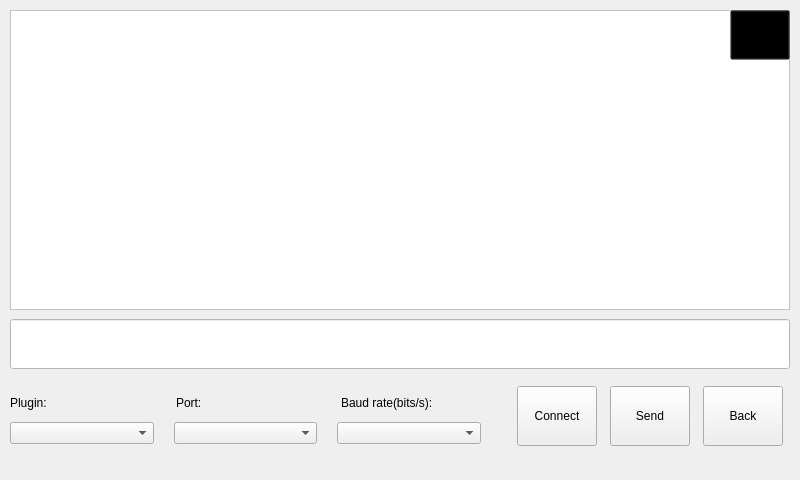
<?xml version="1.0" encoding="UTF-8"?>
<ui version="4.0">
 <class>can</class>
 <widget class="QMainWindow" name="can">
  <property name="geometry">
   <rect>
    <x>0</x>
    <y>0</y>
    <width>800</width>
    <height>480</height>
   </rect>
  </property>
  <property name="windowTitle">
   <string>MainWindow</string>
  </property>
  <widget class="QWidget" name="centralwidget">
   <widget class="QTextBrowser" name="rx_browser">
    <property name="geometry">
     <rect>
      <x>10</x>
      <y>10</y>
      <width>780</width>
      <height>300</height>
     </rect>
    </property>
    <property name="styleSheet">
     <string notr="true">background-color:#FFFFFF;</string>
    </property>
   </widget>
   <widget class="QPushButton" name="clear">
    <property name="geometry">
     <rect>
      <x>730</x>
      <y>10</y>
      <width>60</width>
      <height>50</height>
     </rect>
    </property>
    <property name="focusPolicy">
     <enum>Qt::NoFocus</enum>
    </property>
    <property name="styleSheet">
     <string notr="true">QPushButton {
background-repeat: no-repeat;
 background-position: center;
background-color: transparent;
}</string>
    </property>
    <property name="text">
     <string/>
    </property>
   </widget>
   <widget class="QLineEdit" name="tx_edit">
    <property name="geometry">
     <rect>
      <x>10</x>
      <y>319</y>
      <width>780</width>
      <height>50</height>
     </rect>
    </property>
    <property name="styleSheet">
     <string notr="true">background-color:#FFFFFF;</string>
    </property>
   </widget>
   <widget class="QLabel" name="label_message">
    <property name="geometry">
     <rect>
      <x>10</x>
      <y>456</y>
      <width>781</width>
      <height>21</height>
     </rect>
    </property>
    <property name="text">
     <string/>
    </property>
   </widget>
   <widget class="QWidget" name="">
    <property name="geometry">
     <rect>
      <x>10</x>
      <y>390</y>
      <width>491</width>
      <height>25</height>
     </rect>
    </property>
    <layout class="QHBoxLayout" name="horizontalLayout">
     <item>
      <widget class="QLabel" name="label_plugin">
       <property name="text">
        <string>Plugin: </string>
       </property>
      </widget>
     </item>
     <item>
      <widget class="QLabel" name="label_port">
       <property name="text">
        <string>Port:</string>
       </property>
      </widget>
     </item>
     <item>
      <widget class="QLabel" name="label_rate">
       <property name="text">
        <string>Baud rate(bits/s): </string>
       </property>
      </widget>
     </item>
    </layout>
   </widget>
   <widget class="QWidget" name="">
    <property name="geometry">
     <rect>
      <x>10</x>
      <y>420</y>
      <width>471</width>
      <height>27</height>
     </rect>
    </property>
    <layout class="QHBoxLayout" name="horizontalLayout_2">
     <property name="spacing">
      <number>20</number>
     </property>
     <item>
      <widget class="QComboBox" name="plugin"/>
     </item>
     <item>
      <widget class="QComboBox" name="port"/>
     </item>
     <item>
      <widget class="QComboBox" name="rate"/>
     </item>
    </layout>
   </widget>
   <widget class="QWidget" name="">
    <property name="geometry">
     <rect>
      <x>510</x>
      <y>381</y>
      <width>281</width>
      <height>71</height>
     </rect>
    </property>
    <layout class="QHBoxLayout" name="horizontalLayout_3">
     <item>
      <widget class="QPushButton" name="connect">
       <property name="sizePolicy">
        <sizepolicy hsizetype="Fixed" vsizetype="Fixed">
         <horstretch>0</horstretch>
         <verstretch>0</verstretch>
        </sizepolicy>
       </property>
       <property name="minimumSize">
        <size>
         <width>80</width>
         <height>60</height>
        </size>
       </property>
       <property name="focusPolicy">
        <enum>Qt::NoFocus</enum>
       </property>
       <property name="text">
        <string>Connect</string>
       </property>
      </widget>
     </item>
     <item>
      <widget class="QPushButton" name="send">
       <property name="sizePolicy">
        <sizepolicy hsizetype="Fixed" vsizetype="Fixed">
         <horstretch>0</horstretch>
         <verstretch>0</verstretch>
        </sizepolicy>
       </property>
       <property name="minimumSize">
        <size>
         <width>80</width>
         <height>60</height>
        </size>
       </property>
       <property name="focusPolicy">
        <enum>Qt::NoFocus</enum>
       </property>
       <property name="text">
        <string>Send</string>
       </property>
      </widget>
     </item>
     <item>
      <widget class="QPushButton" name="can_back">
       <property name="sizePolicy">
        <sizepolicy hsizetype="Fixed" vsizetype="Fixed">
         <horstretch>0</horstretch>
         <verstretch>0</verstretch>
        </sizepolicy>
       </property>
       <property name="minimumSize">
        <size>
         <width>80</width>
         <height>60</height>
        </size>
       </property>
       <property name="focusPolicy">
        <enum>Qt::NoFocus</enum>
       </property>
       <property name="text">
        <string>Back</string>
       </property>
      </widget>
     </item>
    </layout>
   </widget>
  </widget>
 </widget>
 <resources/>
 <connections/>
</ui>
